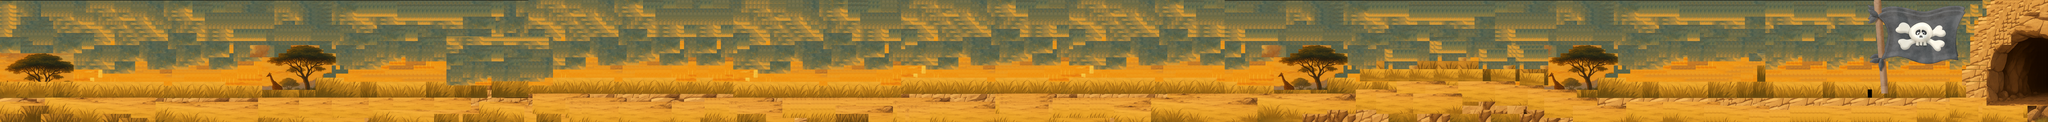

A 2D game scene composited from a Tiled map and its tileset images. What follows is a short description and the map's XML, with each tile layer's data collapsed to a summary:
An orthogonal 500x30 tile map with 32x32 px tiles, 1 tile layer (Calque de Tuiles 1), 4 tilesets and 8 objects (3x Lion, Phacochere, dust, Porte, sol).

<map version="1.10" tiledversion="1.11.2" orientation="orthogonal" renderorder="right-down" width="500" height="30" tilewidth="32" tileheight="32" infinite="0" nextlayerid="6" nextobjectid="38">
 <tileset firstgid="1" source="chunk_1.tsx" />
 <tileset firstgid="3901" source="herbe.tsx" />
 <tileset firstgid="5437" source="flags.tsx" />
 <tileset firstgid="5438" source="flay.tsx" />
 <layer id="1" name="Calque de Tuiles 1" width="500" height="30">
  <data>[15000 cells, 15000 non-empty, 3724 distinct tile ids]</data>
 </layer>
 <objectgroup id="2" name="Actors">
  <object id="5" name="Lion" x="30" y="475" width="315" height="175" />
  <object id="35" name="Lion" x="-160" y="555" width="315" height="175" />
  <object id="36" name="Lion" x="-50" y="450" width="315" height="175" />
  <object id="32" name="Phacochere" x="360" y="493" width="312" height="160" />
 </objectgroup>
 <objectgroup id="5" name="Decorations">
  <object id="14" name="Dust" type="dust" x="145" y="255" width="345" height="160" />
  <object id="22" name="Porte" x="15357" y="-1" width="637" height="960">
   <properties>
    <property name="spawPoint" type="object" value="31" />
   </properties>
  </object>
  <object id="31" x="404" y="-56">
   <point />
  </object>
 </objectgroup>
 <objectgroup id="3" name="Obstacles">
  <object id="3" name="sol" type="sol" x="5" y="750" width="15986" height="235" />
 </objectgroup>
</map>